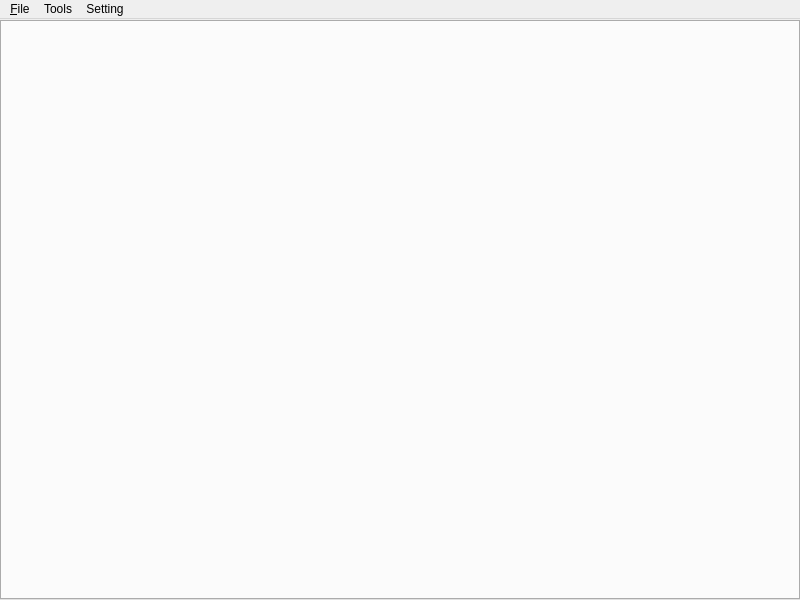
<?xml version="1.0" encoding="UTF-8"?>
<ui version="4.0">
 <class>oMainWindow</class>
 <widget class="QMainWindow" name="oMainWindow">
  <property name="geometry">
   <rect>
    <x>0</x>
    <y>0</y>
    <width>800</width>
    <height>600</height>
   </rect>
  </property>
  <property name="acceptDrops">
   <bool>true</bool>
  </property>
  <property name="windowTitle">
   <string>MainWindow</string>
  </property>
  <widget class="QWidget" name="centralwidget">
   <layout class="QGridLayout" name="gridLayout">
    <property name="leftMargin">
     <number>0</number>
    </property>
    <property name="topMargin">
     <number>1</number>
    </property>
    <property name="rightMargin">
     <number>0</number>
    </property>
    <property name="bottomMargin">
     <number>0</number>
    </property>
    <property name="spacing">
     <number>0</number>
    </property>
    <item row="0" column="0">
     <widget class="QTabWidget" name="tabWidget">
      <property name="sizePolicy">
       <sizepolicy hsizetype="Expanding" vsizetype="Expanding">
        <horstretch>0</horstretch>
        <verstretch>0</verstretch>
       </sizepolicy>
      </property>
      <property name="acceptDrops">
       <bool>false</bool>
      </property>
      <property name="tabPosition">
       <enum>QTabWidget::North</enum>
      </property>
      <property name="currentIndex">
       <number>-1</number>
      </property>
      <property name="tabsClosable">
       <bool>true</bool>
      </property>
      <property name="movable">
       <bool>true</bool>
      </property>
     </widget>
    </item>
   </layout>
  </widget>
  <widget class="QMenuBar" name="menubar">
   <property name="geometry">
    <rect>
     <x>0</x>
     <y>0</y>
     <width>800</width>
     <height>23</height>
    </rect>
   </property>
   <widget class="QMenu" name="menu">
    <property name="title">
     <string>&amp;File</string>
    </property>
    <addaction name="action_New"/>
    <addaction name="action_Open"/>
    <addaction name="actionSave"/>
    <addaction name="actionSave_All"/>
    <addaction name="actionClose"/>
   </widget>
   <widget class="QMenu" name="menuSetting">
    <property name="title">
     <string>Setting</string>
    </property>
    <addaction name="actionFont"/>
   </widget>
   <widget class="QMenu" name="menuTools">
    <property name="title">
     <string>Tools</string>
    </property>
    <addaction name="actionColorPicker"/>
   </widget>
   <addaction name="menu"/>
   <addaction name="menuTools"/>
   <addaction name="menuSetting"/>
  </widget>
  <action name="action_New">
   <property name="text">
    <string>New</string>
   </property>
   <property name="shortcut">
    <string>Ctrl+N</string>
   </property>
  </action>
  <action name="action_Open">
   <property name="text">
    <string>Open</string>
   </property>
   <property name="shortcut">
    <string>Ctrl+O</string>
   </property>
  </action>
  <action name="actionSave">
   <property name="text">
    <string>Save</string>
   </property>
   <property name="shortcut">
    <string>Ctrl+S</string>
   </property>
  </action>
  <action name="actionSave_All">
   <property name="text">
    <string>Save All</string>
   </property>
   <property name="shortcut">
    <string>Ctrl+Shift+S</string>
   </property>
  </action>
  <action name="actionClose">
   <property name="text">
    <string>Close</string>
   </property>
   <property name="shortcut">
    <string>Ctrl+W</string>
   </property>
  </action>
  <action name="actionFont">
   <property name="text">
    <string>Font</string>
   </property>
  </action>
  <action name="actionColorPicker">
   <property name="text">
    <string>Color</string>
   </property>
   <property name="shortcut">
    <string>Ctrl+Shift+C</string>
   </property>
  </action>
 </widget>
 <resources/>
 <connections/>
</ui>
